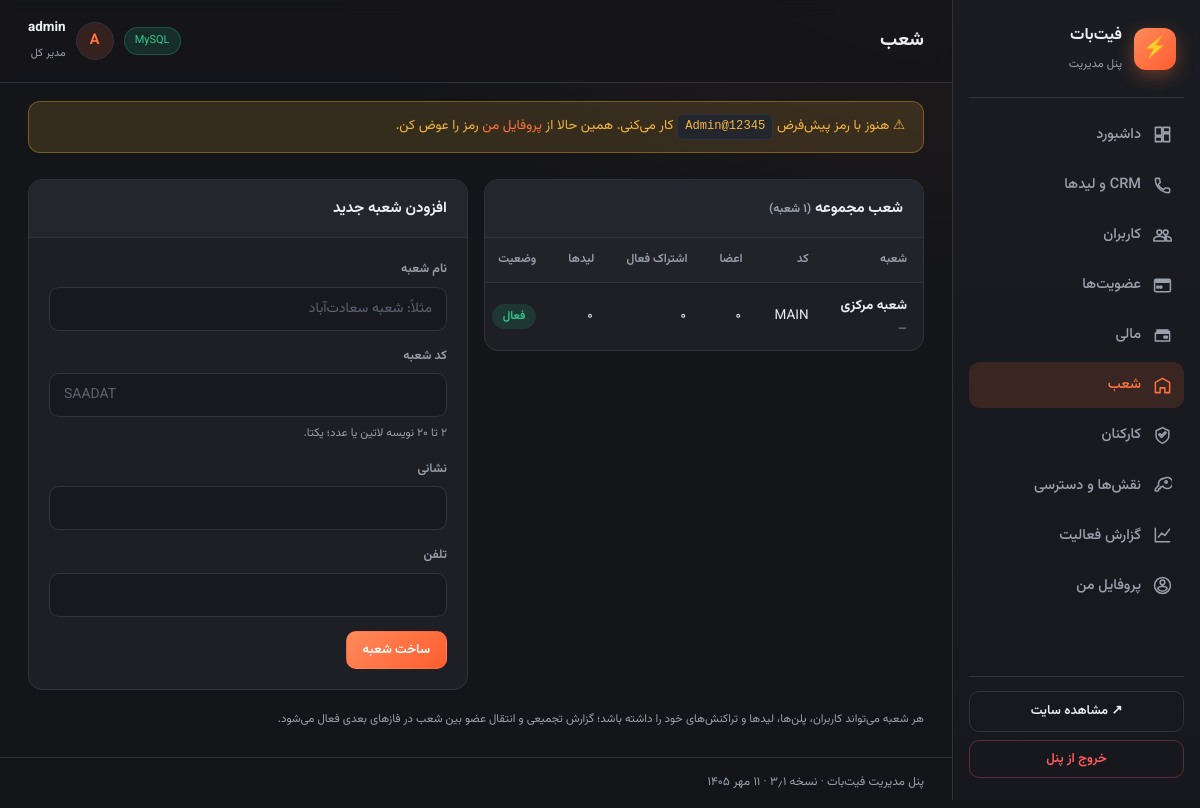
/admin/branches.php (signed in), run on the app's committed database.
### tables this page shows
CREATE TABLE IF NOT EXISTS `branches` (
  `id`         INT UNSIGNED    NOT NULL AUTO_INCREMENT,
  `name`       VARCHAR(100)    NOT NULL,
  `code`       VARCHAR(20)     NOT NULL,
  `address`    VARCHAR(255)    NOT NULL DEFAULT '',
  `phone`      VARCHAR(30)     NOT NULL DEFAULT '',
  `is_active`  TINYINT(1)      NOT NULL DEFAULT 1,
  `created_at` BIGINT UNSIGNED NOT NULL,
  PRIMARY KEY (`id`),
  UNIQUE KEY `uq_branches_code` (`code`)
);

### public/admin/branches.php (the view, shortened to what the rows shown need)
<?php
require __DIR__ . '/inc/admin.php';
$admin = AdminAuth::requireAdmin('branches.view');
$pdo = Database::connection();
$editBranch = null;
$branches = $pdo->query(
    'SELECT b.*,
        (SELECT COUNT(*) FROM users u WHERE u.branch_id = b.id) AS members,
        (SELECT COUNT(*) FROM subscriptions s WHERE s.branch_id = b.id AND s.status = \'active\') AS subs,
        (SELECT COUNT(*) FROM leads l WHERE l.branch_id = b.id) AS leads
     FROM branches b ORDER BY b.id ASC'
)->fetchAll();
admin_header($admin, 'شعب', 'branches');
?>
<div class="grid cols-2" style="align-items:start">
  <div class="card">
    <div class="card-head"><h2>شعب مجموعه <span class="sub">(<?= fa_num(count($branches)) ?> شعبه)</span></h2></div>
    <div class="card-body tight table-wrap">
      <table>
        <thead><tr><th>شعبه</th><th>کد</th><th>اعضا</th><th>اشتراک فعال</th><th>لیدها</th><th>وضعیت</th><th></th></tr></thead>
        <tbody>
        <?php foreach ($branches as $b): ?>
          <tr>
            <td><strong><?= e($b['name']) ?></strong><span class="sub"><?= e($b['address'] !== '' ? $b['address'] : '—') ?></span></td>
            <td class="num" dir="ltr"><?= e($b['code']) ?></td>
            <td class="num"><?= fa_num((string) $b['members']) ?></td>
            <td class="num"><?= fa_num((string) $b['subs']) ?></td>
            <td class="num"><?= fa_num((string) $b['leads']) ?></td>
            <td><?= (int) $b['is_active'] === 1 ? '<span class="badge green">فعال</span>' : '<span class="badge gray">غیرفعال</span>' ?></td>
          </tr>
        <?php endforeach; ?>
        </tbody>
      </table>
    </div>
  </div>
  <div class="card">
    <?php if ($editBranch): ?>
    <div class="card-head"><h2>ویرایش شعبه: <?= e($editBranch['name']) ?></h2><a class="sub" href="branches.php">انصراف ←</a></div>
    <div class="card-body">
      <form method="post">
        <?= AdminAuth::csrfField() ?>
        <input type="hidden" name="action" value="update">
        <input type="hidden" name="branch_id" value="<?= (int) $editBranch['id'] ?>">
        <div class="field"><label for="name">نام شعبه</label><input id="name" name="name" required maxlength="100" value="<?= e($editBranch['name']) ?>"></div>
        <div class="field"><label for="address">نشانی</label><input id="address" name="address" maxlength="255" value="<?= e($editBranch['address']) ?>"></div>
        <div class="field"><label for="phone">تلفن</label><input id="phone" name="phone" maxlength="30" dir="ltr" value="<?= e($editBranch['phone']) ?>"></div>
        <button class="btn btn-primary" type="submit">ذخیره تغییرات</button>
      </form>
    </div>
    <?php else: ?>
    <div class="card-head"><h2>افزودن شعبه جدید</h2></div>
    <?php endif; ?>
  </div>
</div>
<?php admin_footer();

### public/admin/inc/admin.php (shortened to what the rows shown need)
<?php
require_once dirname(__DIR__, 3) . '/app/bootstrap.php';
function e(mixed $value): string { return htmlspecialchars((string) $value, ENT_QUOTES, 'UTF-8'); }
function fa_num(string|int|float|null $text): string
{
    return str_replace(['0', '1', '2', '3', '4', '5', '6', '7', '8', '9'], ['۰', '۱', '۲', '۳', '۴', '۵', '۶', '۷', '۸', '۹'], (string) $text);
}
function gregorian_to_jalali(int $gy, int $gm, int $gd): array
{
    $gdm = [0, 31, 59, 90, 120, 151, 181, 212, 243, 273, 304, 334];
    $gy2 = $gm > 2 ? $gy + 1 : $gy;
    $days = 355666 + 365 * $gy + intdiv($gy2 + 3, 4) - intdiv($gy2 + 99, 100) + intdiv($gy2 + 399, 400) + $gd + $gdm[$gm - 1];
    $jy = -1595 + 33 * intdiv($days, 12053);
    $days %= 12053;
    $jy += 4 * intdiv($days, 1461);
    $days %= 1461;
    if ($days > 365) { $jy += intdiv($days - 1, 365); $days = ($days - 1) % 365; }
    if ($days < 186) { $jm = 1 + intdiv($days, 31); $jd = 1 + $days % 31; }
    else { $jm = 7 + intdiv($days - 186, 30); $jd = 1 + ($days - 186) % 30; }
    return [$jy, $jm, $jd];
}
function admin_header(array $admin, string $title, string $active): void
{
    $driver = \FitBot\Database::isMysql() ? 'MySQL' : 'SQLite';
    echo '<!DOCTYPE html><html lang="fa" dir="rtl"><head><meta charset="UTF-8">'
        . '<meta name="viewport" content="width=device-width, initial-scale=1.0">'
        . '<meta name="robots" content="noindex,nofollow">'
        . '<title>' . e($title) . ' — پنل مدیریت فیت‌بات</title>'
        . '<link rel="stylesheet" href="assets/admin.css">'
        . '</head><body>';
    echo '<div class="main"><header class="topbar"><h1>' . e($title) . '</h1>'
        . '<div class="topbar-user"><span class="db-chip" title="درایور فعال دیتابیس">' . e($driver) . '</span>'
        . '<span class="avatar">' . e(mb_strtoupper(mb_substr($admin['username'], 0, 1, 'UTF-8'))) . '</span>'
        . '<div class="topbar-name"><strong>' . e($admin['username']) . '</strong><small>' . ($admin['isSuper'] ? 'مدیر کل' : 'مدیر') . '</small></div>'
        . '</div></header>';
    echo '<main class="content">';
}
function admin_footer(): void
{
    echo '</main><footer class="foot">پنل مدیریت فیت‌بات · نسخه ۳٫۱ · ' . fa_num(jalali_today()) . '</footer></div>';
    echo '</body></html>';
}
function jalali_today(): string
{
    $now = (new DateTimeImmutable('now', new DateTimeZone('Asia/Tehran')));
    [$jy, $jm, $jd] = gregorian_to_jalali((int) $now->format('Y'), (int) $now->format('n'), (int) $now->format('j'));
    return $jd . ' ' . JALALI_MONTHS[$jm - 1] . ' ' . $jy;
}

### data on the page
branches: name "شعبه مرکزی", address "—", code "MAIN", members "۰", subs "۰", leads "۰", is_active "فعال"

### other printed values
$label "داشبورد"
$label "CRM و لیدها"
$label "کاربران"
$label "عضویت‌ها"
$label "مالی"
$label "شعب"
$label "کارکنان"
$label "نقش‌ها و دسترسی"
$label "گزارش فعالیت"
$label "پروفایل من"
$title "شعب"
$driver "MySQL"
mb_strtoupper(mb_substr($admin['username'], 0, 1, 'UTF-8')) "A"
$admin['username'] "admin"
fa_num(count($branches)) "۱"
